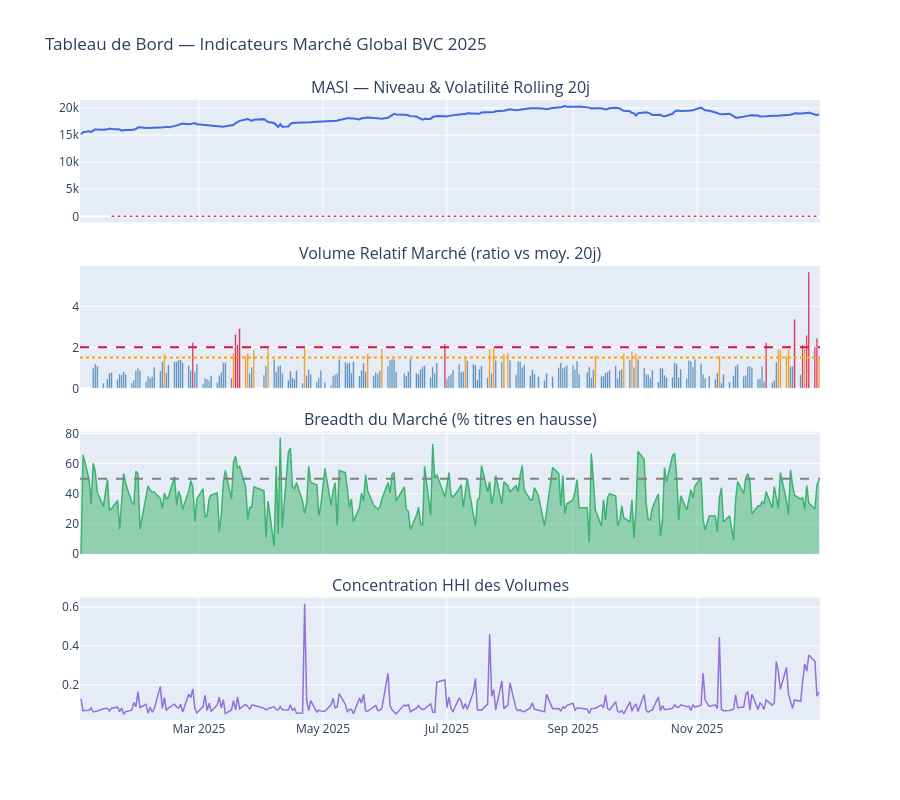

The notebook cell this image was saved under:
### Code cell
# Dashboard marché global
fig = make_subplots(
    rows=4, cols=1, shared_xaxes=True,
    subplot_titles=[
        'MASI — Niveau & Volatilité Rolling 20j',
        'Volume Relatif Marché (ratio vs moy. 20j)',
        'Breadth du Marché (% titres en hausse)',
        'Concentration HHI des Volumes'
    ],
    vertical_spacing=0.07
)

# MASI
fig.add_trace(go.Scatter(x=df_market['Jour'], y=df_market['MASI'],
    name='MASI', line=dict(color='royalblue', width=2)), row=1, col=1)
fig.add_trace(go.Scatter(x=df_market['Jour'], y=df_market['MASI_Vol_20j'],
    name='Volatilité 20j', yaxis='y2', line=dict(color='crimson', width=1.5, dash='dot'),
    opacity=0.8), row=1, col=1)

# Volume relatif
colors_vr = ['crimson' if v > 2 else 'darkorange' if v > 1.5 else 'steelblue'
             for v in df_market['Volume_Relatif_Marche'].fillna(0)]
fig.add_trace(go.Bar(x=df_market['Jour'], y=df_market['Volume_Relatif_Marche'],
    name='Vol. Relatif', marker_color=colors_vr), row=2, col=1)
fig.add_hline(y=2.0, line_dash='dash', line_color='crimson', row=2, col=1)
fig.add_hline(y=1.5, line_dash='dot', line_color='orange', row=2, col=1)

# Breadth
if 'Breadth_pct' in df_market.columns:
    fig.add_trace(go.Scatter(x=df_market['Jour'], y=df_market['Breadth_pct'],
        name='Breadth (%)', fill='tozeroy',
        line=dict(color='mediumseagreen', width=1.5)), row=3, col=1)
    fig.add_hline(y=50, line_dash='dash', line_color='gray', row=3, col=1)

# HHI
if 'HHI_Volume' in df_market.columns:
    fig.add_trace(go.Scatter(x=df_market['Jour'], y=df_market['HHI_Volume'],
        name='HHI Concentration', line=dict(color='mediumpurple', width=1.5)), row=4, col=1)

fig.update_layout(height=800, title_text='Tableau de Bord — Indicateurs Marché Global BVC 2025',
                   showlegend=False)
fig.show()

### Figure 1 — Plotly figure (JSON) as saved in the notebook; plotly's stock layout.template omitted (floating-point values rounded to 4 significant figures; data arrays with more than 128 entries replaced by an {"elided": "..."} marker saying what was removed)
{"data": [{"line": {"color": "royalblue", "width": 2}, "name": "MASI", "type": "scatter", "x": {"elided": "247 str values"}, "xaxis": "x", "y": {"elided": "247 float values"}, "yaxis": "y"}, {"line": {"color": "crimson", "dash": "dot", "width": 1.5}, "name": "Volatilité 20j", "opacity": 0.8, "type": "scatter", "x": {"elided": "247 str values"}, "xaxis": "x", "y": {"elided": "247 float values"}, "yaxis": "y"}, {"marker": {"color": {"elided": "247 str values"}}, "name": "Vol. Relatif", "type": "bar", "x": {"elided": "247 str values"}, "xaxis": "x2", "y": {"elided": "247 float values"}, "yaxis": "y2"}, {"fill": "tozeroy", "line": {"color": "mediumseagreen", "width": 1.5}, "name": "Breadth (%)", "type": "scatter", "x": {"elided": "247 str values"}, "xaxis": "x3", "y": {"elided": "247 float values"}, "yaxis": "y3"}, {"line": {"color": "mediumpurple", "width": 1.5}, "name": "HHI Concentration", "type": "scatter", "x": {"elided": "247 str values"}, "xaxis": "x4", "y": {"elided": "247 float values"}, "yaxis": "y4"}], "layout": {"annotations": [{"font": {"size": 16}, "showarrow": false, "text": "MASI — Niveau & Volatilité Rolling 20j", "x": 0.5, "xanchor": "center", "xref": "paper", "y": 1.0, "yanchor": "bottom", "yref": "paper"}, {"font": {"size": 16}, "showarrow": false, "text": "Volume Relatif Marché (ratio vs moy. 20j)", "x": 0.5, "xanchor": "center", "xref": "paper", "y": 0.7325, "yanchor": "bottom", "yref": "paper"}, {"font": {"size": 16}, "showarrow": false, "text": "Breadth du Marché (% titres en hausse)", "x": 0.5, "xanchor": "center", "xref": "paper", "y": 0.465, "yanchor": "bottom", "yref": "paper"}, {"font": {"size": 16}, "showarrow": false, "text": "Concentration HHI des Volumes", "x": 0.5, "xanchor": "center", "xref": "paper", "y": 0.1975, "yanchor": "bottom", "yref": "paper"}], "height": 800, "shapes": [{"line": {"color": "crimson", "dash": "dash"}, "type": "line", "x0": 0, "x1": 1, "xref": "x2 domain", "y0": 2.0, "y1": 2.0, "yref": "y2"}, {"line": {"color": "orange", "dash": "dot"}, "type": "line", "x0": 0, "x1": 1, "xref": "x2 domain", "y0": 1.5, "y1": 1.5, "yref": "y2"}, {"line": {"color": "gray", "dash": "dash"}, "type": "line", "x0": 0, "x1": 1, "xref": "x3 domain", "y0": 50, "y1": 50, "yref": "y3"}], "showlegend": false, "title": {"text": "Tableau de Bord — Indicateurs Marché Global BVC 2025"}, "xaxis": {"anchor": "y", "domain": [0.0, 1.0], "matches": "x4", "showticklabels": false}, "xaxis2": {"anchor": "y2", "domain": [0.0, 1.0], "matches": "x4", "showticklabels": false}, "xaxis3": {"anchor": "y3", "domain": [0.0, 1.0], "matches": "x4", "showticklabels": false}, "xaxis4": {"anchor": "y4", "domain": [0.0, 1.0]}, "yaxis": {"anchor": "x", "domain": [0.8025, 1.0]}, "yaxis2": {"anchor": "x2", "domain": [0.535, 0.7325]}, "yaxis3": {"anchor": "x3", "domain": [0.2675, 0.465]}, "yaxis4": {"anchor": "x4", "domain": [0.0, 0.1975]}}}
